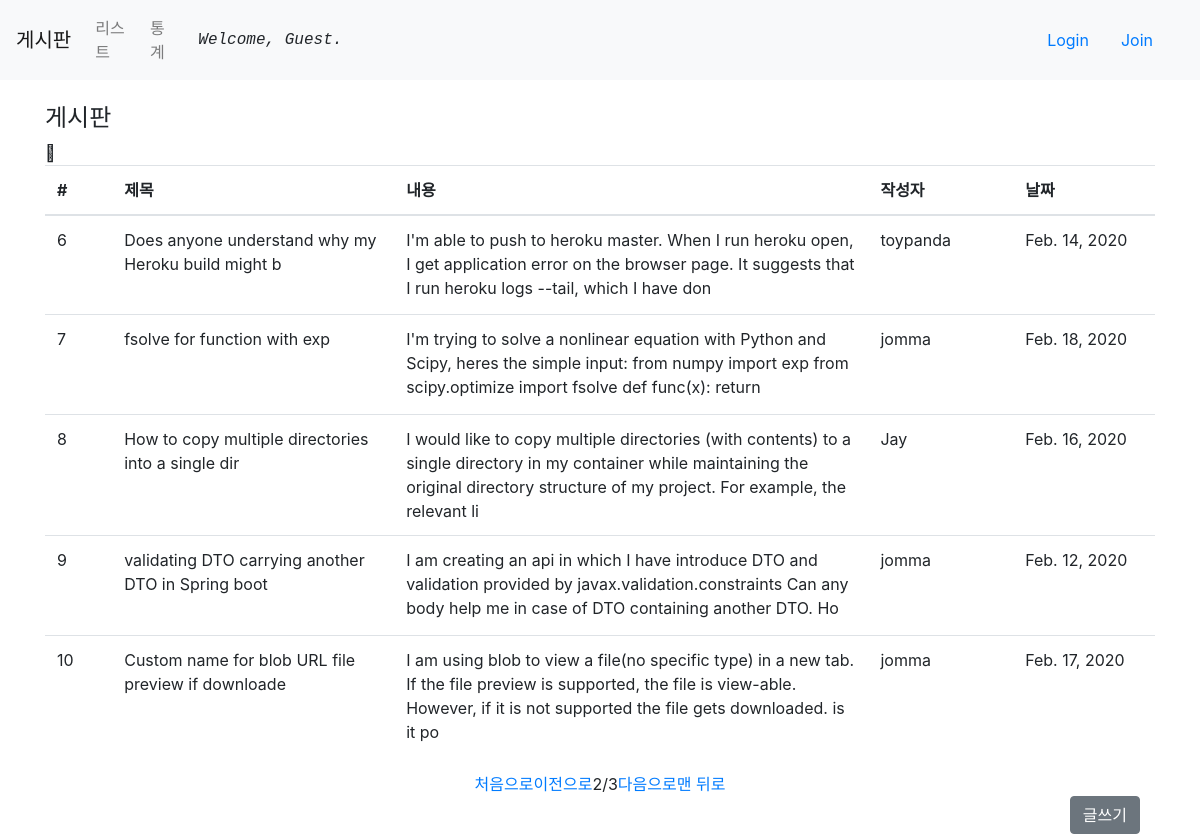
The page /main/list/?page=2 on the database its author committed.
### main/models.py (models this page shows, shortened)
class Post(models.Model):
    author = models.ForeignKey(settings.AUTH_USER_MODEL, on_delete=models.CASCADE)
    title = models.CharField(max_length=100, null=True)
    contents = models.TextField(null=True)
    writer = models.CharField(max_length=30, null=True)
    created = models.DateField(default=timezone.now(), null=True)
    photo = models.ImageField(blank=True, upload_to='post/%Y/%m/%d') # upload_to는 문자열 또는 함수 반환

### main/views.py (the view)
# urls.py: path('list/', views.list, name="list"),
def list(request):
    postAll = Post.objects.all()
    paginator = Paginator(postAll, 5)
    page = request.GET.get('page')
    postAll = paginator.get_page(page)
    context = {
        'postAll': postAll,
    }
    return render(request, 'main/list.html', context)

### main/templates/main/list.html (shortened to what this page needs)
{% extends 'main/base.html' %}
{% load static %}
{% block content %}
<div class="container">
    <h4 class="mt-4">게시판</h4>
    <table class="table table-hover">
        <thead>
            <tr>
                <th width=70px>#</th>
                <th width=300px>제목</th>
                <th width=500px>내용</th>
                <th width=150px>작성자</th>
                <th width=150px>날짜</th>
            </tr>
        </thead>
        <tbody>
        {% for post in postAll %}
            <tr style = "cursor:pointer;" onClick = " location.href='{% url 'post-detail' id=post.id %}' ">
                <td height=100px>{{post.id}}</td>
                <td>{{post.title}}</td>
                <td>{{post.contents}}</td>
                <td>{{post.writer}}</td>
                <td>{{post.created}}</td>
            </tr>
        {% endfor %}
        </tbody>
    </table>
    <div class="container">
        <ul class="nav justify-content-center">
            {% if postAll.has_previous %}
            <a href="?page=1">처음으로</a>
            <a href="?page={{postAll.previous_page_number}}">이전으로</a>
            {% endif %}
            <span>{{postAll.number}}</span>
            <span>/</span>
            <span>{{postAll.paginator.num_pages}}</span>
            {% if postAll.has_next %}
            <a href="?page={{postAll.next_page_number}}">다음으로</a>
            <a href="?page={{postAll.paginator.num_pages}}">맨 뒤로</a>
            {% endif %}
        </ul>
        <div class="containter text-right">
            <button type="button" class="btn btn-secondary" onClick = " location.href='{% url 'create' %}' ">글쓰기</button>
</div>
{% endblock %}

### rows shown on the page
Post: id "6", title "Does anyone understand why my Heroku build might b", contents "I'm able to push to heroku master. When I run heroku open, I get application error on the browser page. It suggests that I run heroku logs --tail, which I have don", writer "toypanda", created "Feb. 14, 2020"
Post: id "7", title "fsolve for function with exp", contents "I'm trying to solve a nonlinear equation with Python and Scipy, heres the simple input: from numpy import exp from scipy.optimize import fsolve def func(x): return", writer "jomma", created "Feb. 18, 2020"
Post: id "8", title "How to copy multiple directories into a single dir", contents "I would like to copy multiple directories (with contents) to a single directory in my container while maintaining the original directory structure of my project. For example, the relevant li", writer "Jay", created "Feb. 16, 2020"
Post: id "9", title "validating DTO carrying another DTO in Spring boot", contents "I am creating an api in which I have introduce DTO and validation provided by javax.validation.constraints Can any body help me in case of DTO containing another DTO. Ho", writer "jomma", created "Feb. 12, 2020"
Post: id "10", title "Custom name for blob URL file preview if downloade", contents "I am using blob to view a file(no specific type) in a new tab. If the file preview is supported, the file is view-able. However, if it is not supported the file gets downloaded. is it po", writer "jomma", created "Feb. 17, 2020"

### other values the page prints
{{ postAll.number }} "2"
{{ postAll.paginator.num_pages }} "3"
